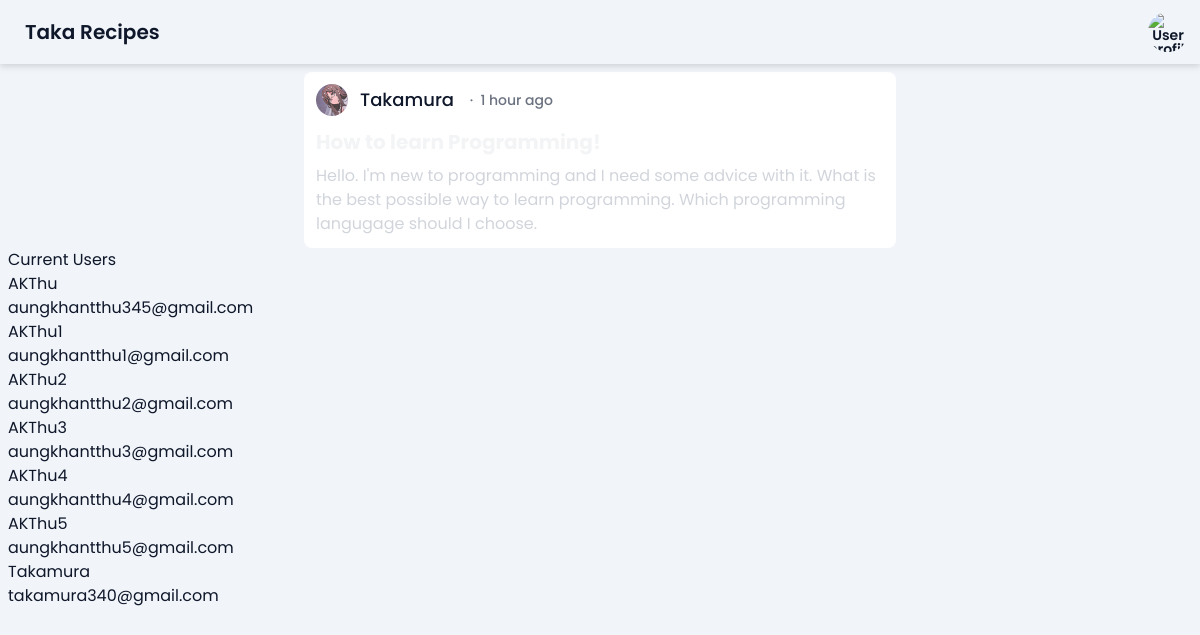
Page / (signed in) on the earlier database version.
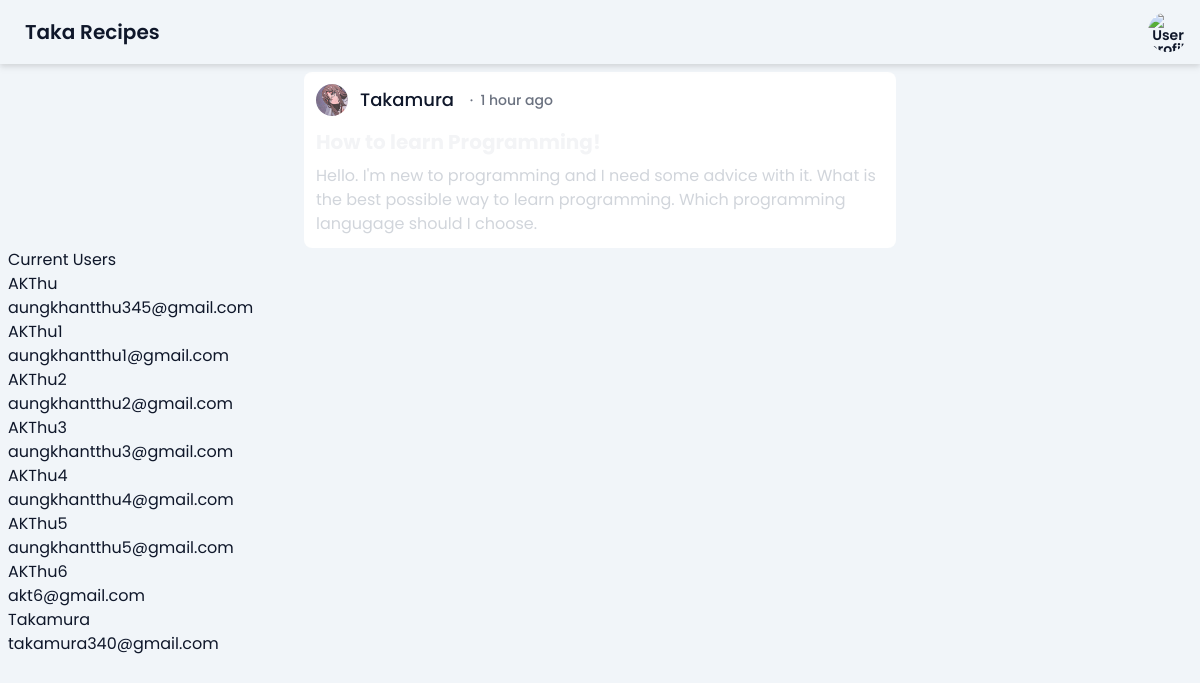
Same page on the later database version.
### model.py (models this page shows)
class User(db.Model):
    id = mapped_column(Integer, primary_key=True)
    username = mapped_column(String(50), unique=True, nullable=False)
    email = mapped_column(String(150), unique=True, nullable=False)
    password = mapped_column(String(300), nullable=False)

### app.py (the view)
@app.route("/")
def home():
    users = db.session.execute(db.select(User).order_by(User.username)).scalars().fetchall()
    return render_template("home.html", users=users)

### templates/home.html (shortened to what this page needs)
{% extends "template.html" %}
{% block main %}
<div class="w-full grow">
    <div class="w-full md:w-3/4 lg:w-1/2 mx-auto">
        {% include "./home/contents.html" %}
    </div>
    <div>
        <p>Current Users</p>
        <div>
            {% for user in users %}
            <p>{{ user.username }}</p>
            <p>{{ user.email }}</p>
            {% endfor %}
        </div>
    </div>
</div>
{% endblock %}

### templates/template.html (shortened to what this page needs)
<!DOCTYPE html>
<html lang="en">
<head>
  <link rel="stylesheet" href="../static/css/output.css">
</head>
<body class="bg-slate-100 text-slate-900 min-h-screen flex flex-col font-poppins">
  <header class="sticky w-full top-0">
    <div class="navbar bg-slate-100 drop-shadow-md">
      <div class="flex-1">
        <a href="/" class="btn btn-ghost text-xl">Taka Recipes</a>
      </div>
      <div class="flex-none">
        {% if session["user_id"] %}
        <div class="dropdown dropdown-end">
          <div tabindex="0" role="button" class="btn btn-ghost btn-circle avatar">
            <div class="w-10 rounded-full">
              <img alt="User profile"
                src="https://img.daisyui.com/images/stock/photo-1534528741775-53994a69daeb.webp" />
            </div>
          </div>
        </div>
        {% else %}
        <div>
          <a href="/register" class="btn btn-ghost text-base">Register</a>
          <a href="/login" class="btn btn-ghost text-base">Log In</a>
        </div>
        {% endif %}
      </div>
    </div>
  </header>
  <main class="grow p-2 flex flex-col items-center justify-center font-poppins">
    {% block main %}{% endblock %}
  </main>
</body>
</html>

### templates/home/contents.html
<div class="bg-base-100 rounded-lg p-3">
    <div id="post-header" class="flex flex-row items-center gap-3">
        <div class="avater">
            <div class="w-8">
                <img src="../static/images/rio_futaba.jpg" alt="user" class="rounded-full">
            </div>
        </div>
        <p class="font-medium text-lg">Takamura</p>
        <p class="font-medium text-sm text-gray-500">&nbsp;&middot;&nbsp;&nbsp;1 hour ago</p>
    </div>
    <div id="post" class="mt-3">
        <div id="post-title"  class="text-xl font-bold my-2 text-gray-100">How to learn Programming!</div>
        <div id="post-body" class="text-base text-gray-300">
            <p>Hello. I'm new to programming and I need some advice with it. What is the best possible way to learn programming. Which programming langugage should I choose.</p>
        </div>
    </div>
</div>

Differences in the rows shown:
added User: username "AKThu6", email "akt6@gmail.com"
